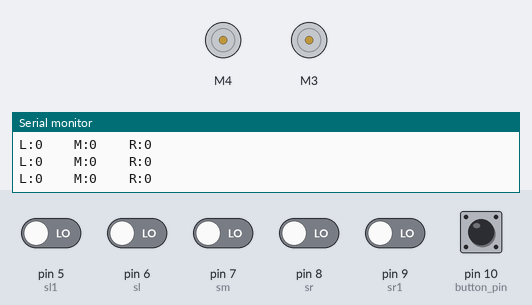
The sketch below on a simulated Arduino Uno, built with avr-gcc and run on an emulated ATmega328P. Shown: 2 × DC motor (green arrow = forward, orange = backward, longer = faster), the last lines printed to the serial monitor. Inputs (shaded band) come from the test bench; at power-on: pin 10 (button_pin) HIGH, pin 5 (sl1), pin 6 (sl), pin 7 (sm), pin 8 (sr), pin 9 (sr1) LOW.

Above: at 1.2 s.
1.3 s: pin 7 (sm) driven HIGH
At 1.6 s:
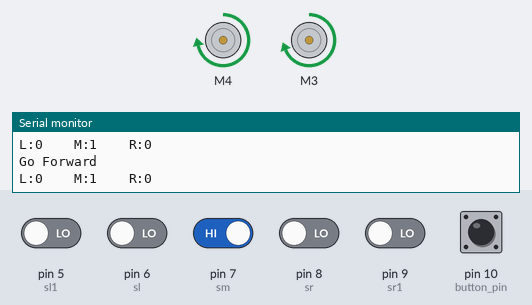
2.8 s: pin 6 (sl) driven HIGH
At 4.0 s:
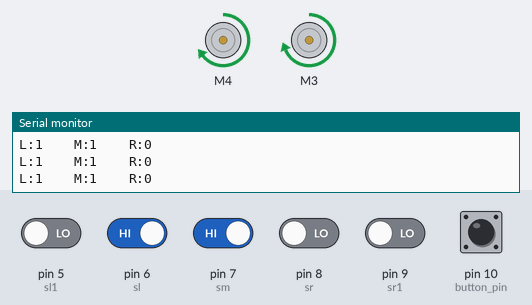
4.3 s: pin 5 (sl1) driven HIGH
At 4.7 s:
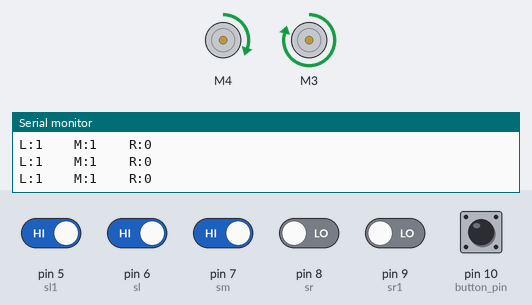
7.3 s: pin 9 (sr1) driven HIGH
10.3 s: pin 8 (sr) driven HIGH
At 10.9 s:
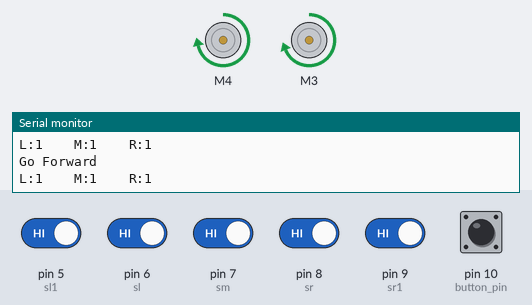
13.3 s: pin 6 (sl) driven LOW
At 13.9 s:
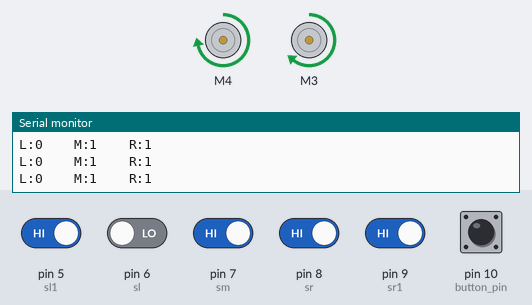
Timing chart, 0 to 15.8 s (numbered marks = the images above; inputs shaded):
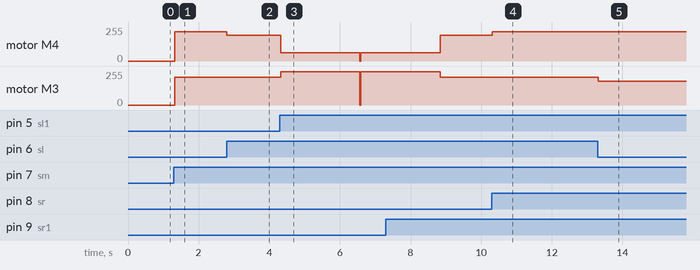

The sketch:

Testing_Line_Following.ino
```cpp
#include <Adafruit_MotorShield.h>


#include "Line_Following_Final.h"

int button_pin = 10; // Pin for Button

int sr = 8;  // Pin for right sensor  (of the three in a row)
int sl = 6;    // Pin for left sensor  (of the three in a row)
int sm = 7;   // Pin for middle sensor  (of the three)
int sr1 = 9 ; // Pin for  top right sensor
int sl1 = 5;  // Pin for  top left sensor


int svr = 0;   // Default values of sensors
int svr1 = 0;
int svl = 0;
int svl1 = 0;
int svm = 0;


int forward_speedL = 220;  // Default values of motor //might want to change this back up if time to complete the path is a problem and reduce this value if line following is really bad
int forward_speedR = 210;
int backward_speed = 150;

Adafruit_MotorShield AFMS = Adafruit_MotorShield();     // Setting up MotorShield
Adafruit_DCMotor *mr = AFMS.getMotor(3);      // Setting up motors M3, M4
Adafruit_DCMotor *ml = AFMS.getMotor(4);


void setup()
{
  pinMode(sr,INPUT);         // Setting up each line sensor
  pinMode(sl,INPUT);
  pinMode(sm,INPUT);
  pinMode(sl1,INPUT);
  pinMode(sr1,INPUT);
  pinMode(button_pin, INPUT);      //Setting up Button


  Serial.begin(9600);           // Set up Serial library at 9600 bps

  if (!AFMS.begin()) // Setting up Motor Shield
  {
    Serial.println("Could not find Motor Shield. Check wiring.");
    while (1);
  }
  Serial.println("Motor Shield found.");


  while (digitalRead(button_pin) == LOW) // Code only starts once the button is pressed
  {}

}


void loop() {

  svr = digitalRead(sr);      // Reading all the sensors
  svl = digitalRead(sl);
  svm = digitalRead(sm);
  svr1 = digitalRead(sr1);
  svl1 = digitalRead(sl1);


  if ((svl == LOW && svm == HIGH && svr == LOW) || (svl == HIGH && svm == HIGH && svr == HIGH))     // Go forward - only middle sensor is on the line so it must be going straight
  {
    chassis_forward();
  }

  if (svl == HIGH && svm == HIGH && svr == LOW)   // Turn fainlty left
  {
    chassis_turn_left();
  }

  if (svl == LOW && svm == HIGH && svr == HIGH)     // Turn faintly right
  {
    chassis_turn_right();
  }

  if (svl == HIGH && svm == LOW && svr == LOW)      // Turn strongly left
  {
    chassis_turn_super_left();
  }

  if (svl == LOW && svm == LOW && svr == HIGH)      // Turn strongly right
  {
    chassis_turn_super_right();
  }

  if (svl1 == HIGH && svr1 == LOW){
    chassis_turn_left90();
  }
  /*
  if (svl1 == LOW && svr1 == HIGH){
    chassis_turn_right90();
  }*/

  // Debugging
  Serial.print("L:");
  Serial.print(digitalRead(sl));
  Serial.print("    M:");
  Serial.print(digitalRead(sm));
  Serial.print("    R:");
  Serial.println(digitalRead(sr));
}
```

Line_Following_Final.cpp
```cpp
#include "Line_Following_Final.h"

void chassis_forward ()     // Move forward in a straight line
{
  ml->setSpeed(forward_speedL);
  mr->setSpeed(forward_speedR);

  mr->run(FORWARD);     // Starts the wheels to spin
  ml->run(FORWARD);

  Serial.println("Go Forward");
  delay(15);

}

void chassis_backward ()      // Function to move backwards in a straight line
{
  ml->setSpeed(backward_speed);
  mr->setSpeed(backward_speed-7);

  ml->run(BACKWARD);      //  The wheels start to spin
  mr->run(BACKWARD);

  delay(5);
}

void chassis_turn_left ()     // Function to make it turn left slightly
{

  ml ->setSpeed(forward_speedL - 26);
  mr ->setSpeed(forward_speedR);

  ml->run(FORWARD);
  mr->run(FORWARD);
  delay(15);
}

void chassis_turn_right ()    // Slight right readjustment to the right
{
  ml->setSpeed(forward_speedL);
  mr->setSpeed(forward_speedR - 32);

  ml->run(FORWARD);
  mr->run(FORWARD);
  delay(15);

}

void chassis_turn_super_left()      // Function to turn strongly to the left, if its off the line by a lot
{
  ml->setSpeed(forward_speedL -50);
  mr->setSpeed(forward_speedR);

  ml->run(FORWARD);
  mr->run(FORWARD);

  delay(5);
}

void chassis_turn_super_right()     // Function to read just the robot by a large amount to get back onto the line
{
  ml->setSpeed(forward_speedL);
  mr->setSpeed(forward_speedR - 60);

  ml->run(FORWARD);
  mr->run(FORWARD);

  delay(5);

}

void chassis_turn_left90()      // Rotates the robot 90 degress to the left
{

  ml->setSpeed(62);     // Sets inner wheel to a lower speed
  mr->setSpeed(250);      // Sets outer wheel to a greater speed
  mr->run(FORWARD);     // Starts the wheels to spinnnnn
  ml->run(FORWARD);
  delay(2250);

  ml->run(RELEASE);
  mr->run(RELEASE);

  delay(5);

/*
  // Single Turn


       // To allign the robot to be ontop of the junction

  chassis_forward();
  delay(1000);


  ml->setSpeed(250);
  mr->setSpeed(250);

  ml->run(BACKWARD);
  mr->run(FORWARD);

  // This is so it starts to turn just in case there is like a '+' junction so it gets past the line infront of itand then starts doing the time measuring for the correct turning amount
  unsigned long startTime=millis();     // Variable to store the start time
  unsigned long runDuration = 700 ;      // Time we want the program to run for (in milliseconds)

  while(millis() - startTime < runDuration)
  {}

  // time taken for the top left sensor to hit then find the time taken for it to turn between each top sensor.
  unsigned long just_before_line_time = 0;

  while(digitalRead(sr1) == LOW)
  {
    if (digitalRead(sl1) == HIGH)
    {
      just_before_line_time = millis();
    }
  }
  unsigned long just_after_line_time = millis();

  ml->run(FORWARD);
  mr->run(BACKWARD);

  while(millis() - just_after_line_time < (just_after_line_time - just_before_line_time)/2)
  {}

  ml->run(RELEASE);
  mr->run(RELEASE);*/


  // Double Turn

  /*
  ml->setSpeed(250);
  mr->setSpeed(250);

  ml->run(BACKWARD);
  mr->run(FORWARD);

  unsigned long startTime=millis();     // Variable to store the start time
  unsigned long runDuration = 800 ;      // Time we want the program to run for (in milliseconds)

  while(millis() - startTime < runDuration)
  {}

  int prior_state = digitalRead(sl);

  // This loop moves the chassis_forward until the back left sensor goes from low to high (which means its onto the next line)
  while(true)
  {
    chassis_forward();

    int current_state = digitalRead(sl);

    if (prior_state == LOW && current_state == HIGH)
      {
        break;
      }

    prior_state = current_state;

    delay(5);
  }

  // This is the second turn and it should turn itself off after its detected the next line

  mr->run(FORWARD);     // To start the second turn
  ml->run(BACKWARD);

  while(digitalRead(sr1) == LOW)      // To measure the time it takes for the two top sensors to touch/pass over the line
  {
    if (digitalRead(sl1) == HIGH)
    {
      unsigned long just_before_line_time = millis();
    }
  }
  unsigned long just_after_line_time = millis();

  ml->run(FORWARD);
  mr->run(BACKWARD);

  // Telling it to reverse and line up back onto the line
  while(millis() - just_after_line_time < (just_after_line_time - just_before_line_time)/2)
  {}

  ml->run(RELEASE);
  mr->run(RELEASE);


  delay(5);*/


}

void chassis_turn_right90()     // Turns the robot 90 degress to the right
{
  /*chassis_forward();
  delay(800);
  ml->setSpeed(250);     // Sets inner wheel to a lower speed
  mr->setSpeed(250);      // Sets outer wheel to a greater speed
  mr->run(BACKWARD);     // Starts the wheels to spinnnnn
  ml->run(FORWARD);
  delay(1000);


  ml->run(RELEASE);
  mr->run(RELEASE);

  delay(5);
  chassis_forward();
  delay(700); */
  mr->setSpeed(50);     // Sets inner wheel to a lower speed
  ml->setSpeed(250);      // Sets outer wheel to a greater speed
  mr->run(FORWARD);     // Starts the wheels to spinnnnn
  ml->run(FORWARD);
  delay(2200);

  ml->run(RELEASE);
  mr->run(RELEASE);

  delay(5);
}
```

Line_Following_Final.h
```cpp
#ifndef LINE_FOLLOWING_FINAL_H
#define LINE_FOLLOWING_FINAL_H

#include <Adafruit_MotorShield.h>


// Declare global variables
extern int forward_speedL;
extern int forward_speedR;
extern int backward_speed;
extern int sm;
extern int sr1;
extern int sl1;

// Declare motors
extern Adafruit_DCMotor* ml;
extern Adafruit_DCMotor* mr;

// Declare your functions here
void chassis_forward(); // Example function declaration
void chassis_backward();
void chassis_turn_left();
void chassis_turn_right();
void chassis_turn_super_left();
void chassis_turn_super_right();
void chassis_turn_left90();
void chassis_turn_right90();

#endif
```

Measured:
- after the input at 1.3 s, motor M4: stopped → forward 220/255 at once; motor M3: stopped → forward 210/255 at once
- after the input at 2.8 s, motor M4: forward 220/255 → forward 194/255 at once
- after the input at 4.3 s, motor M4: forward 194/255 → forward 62/255 at once; motor M3: forward 210/255 → forward 250/255 at once
- after the input at 10.3 s, motor M4: forward 194/255 → forward 220/255 at once
- after the input at 13.3 s, motor M3: forward 210/255 → forward 178/255 at once
